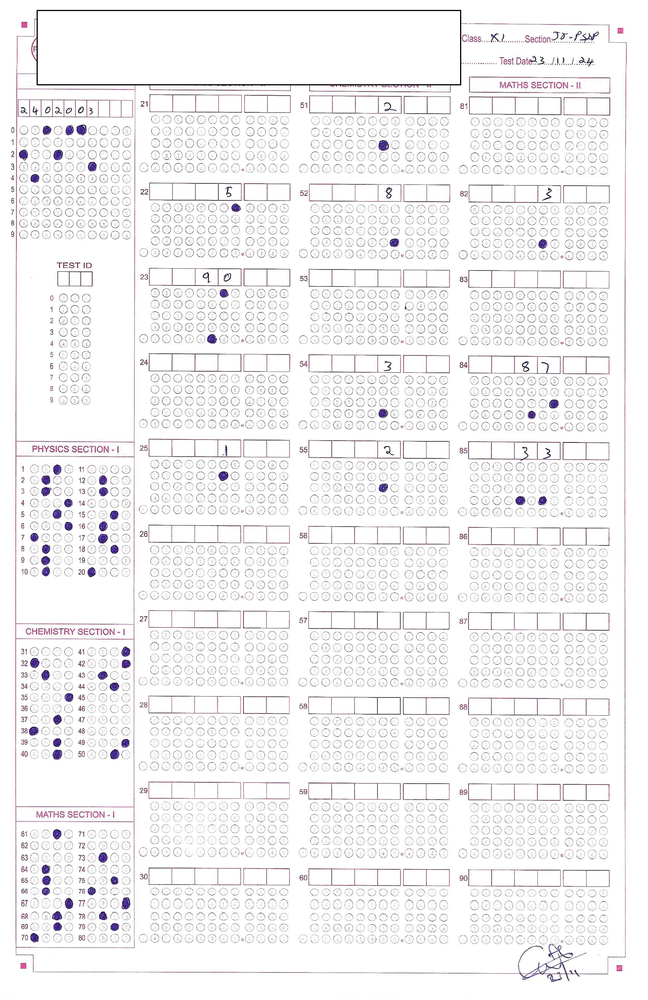
#> input picture OMR_Scanner/OMR_dataset/images/omr_aiml_dataset_page_6.png, 648 x 1000 px, shrunk from 1700 x 2624 before the run
$ python main.py
#> lines starting #> are read from the running program, lines starting #| are printed output that depends on the picture


import cv2
import numpy as np

def detect_bubbles(image_path):
    image = cv2.imread(image_path, cv2.IMREAD_GRAYSCALE)
#> image: shape (1000, 648); min 0, max 255, mean 242.1
    # blurred = cv2.GaussianBlur(image, (5, 5), 0)
    # edged = cv2.Canny(image, 50, 150)

    contours, _ = cv2.findContours(image, cv2.RETR_EXTERNAL, cv2.CHAIN_APPROX_SIMPLE)
#> contours = [[[0, 0], [0, 999], [647, 999], [647, 0]]]
    bubbles = []

    for contour in contours:
        (x, y, w, h) = cv2.boundingRect(contour)
        bubbles.append((x, y, w, h))
#> this loop made 1 pass
#> (contour, x, y, w, h) on pass 1: ([[0, 0], [0, 999], [647, 999], [647, 0]], 0, 0, 648, 1000)
#> after the loop, bubbles = [(0, 0, 648, 1000)]


    output = cv2.cvtColor(image, cv2.COLOR_GRAY2BGR)
    for (x, y, w, h) in bubbles:
        cv2.rectangle(output, (x, y), (x + w, y + h), (0, 255, 0), 2)
#> this loop made 1 pass
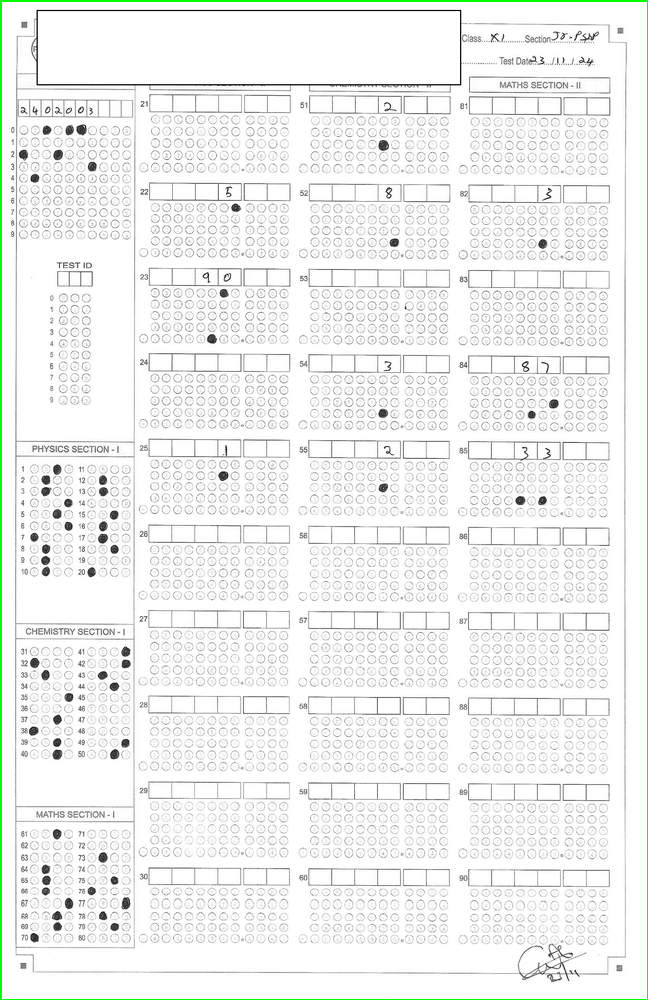
#> output: shape (1000, 648, 3); mean B, G, R 240.2, 242.1, 240.2

    # cv2.imshow("Edges",edged)
    cv2.imshow("Detected Bubbles", output)
    cv2.waitKey(0)
    # cv2.destroyAllWindows()

    return bubbles

# Example usage:
bubbles = detect_bubbles("./OMR_dataset/images/omr_aiml_dataset_page_6.png")
#> bubbles = [(0, 0, 648, 1000)]

$ run again, with OMR_Scanner/OMR_dataset/images/omr_aiml_dataset_page_1.png copied over OMR_Scanner/OMR_dataset/images/omr_aiml_dataset_page_6.png
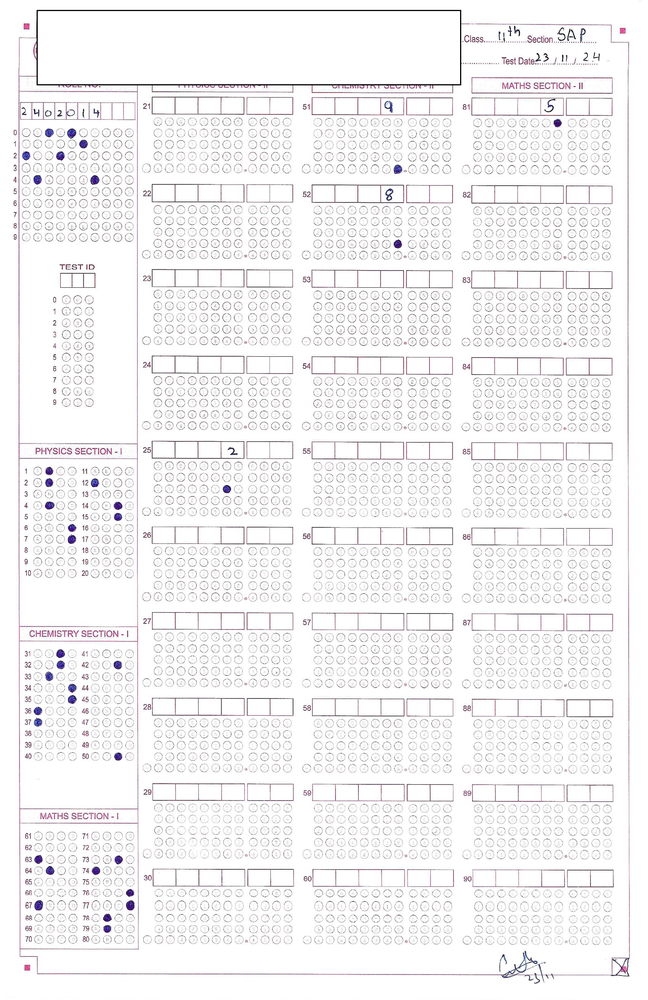
#> input picture OMR_Scanner/OMR_dataset/images/omr_aiml_dataset_page_1.png, 648 x 1000 px, shrunk from 1700 x 2624 before the run
#> contours = [[[0, 0], [0, 999], [647, 999], [647, 0]]]
#> the loop in detect_bubbles, `for contour in contours:` made 1 pass
#> (contour, x, y, w, h) on pass 1: ([[0, 0], [0, 999], [647, 999], [647, 0]], 0, 0, 648, 1000)
#> after the loop in detect_bubbles, `for contour in contours:`: bubbles = [(0, 0, 648, 1000)]
#> the loop in detect_bubbles, `for (x, y, w, h) in bubbles:` made 1 pass
#> after the loop in detect_bubbles, `for (x, y, w, h) in bubbles:`:
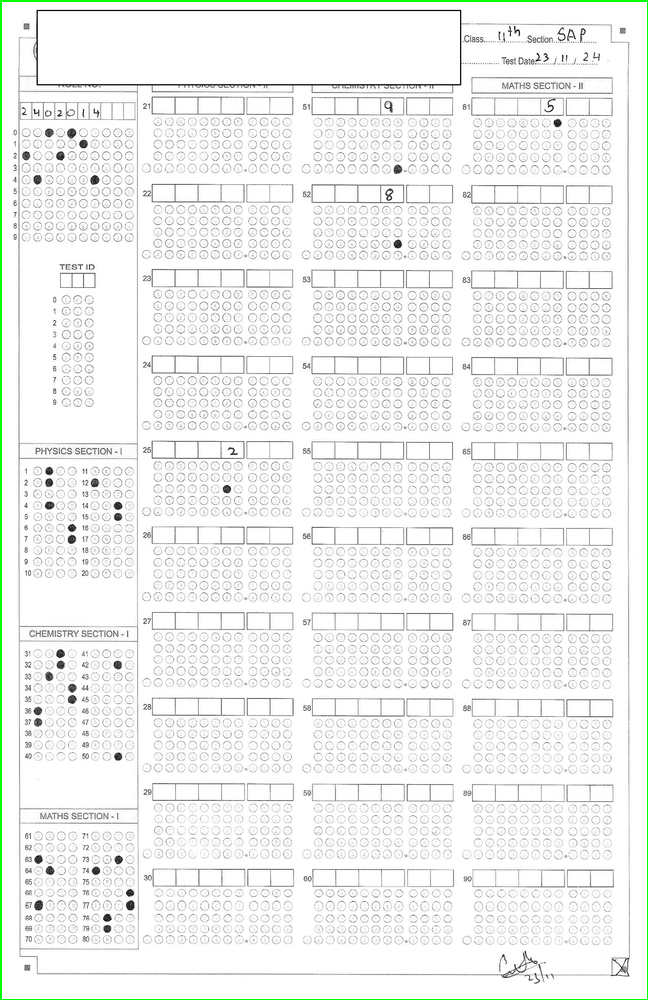
#> output: shape (1000, 648, 3); mean B, G, R 240.7, 242.6, 240.7
